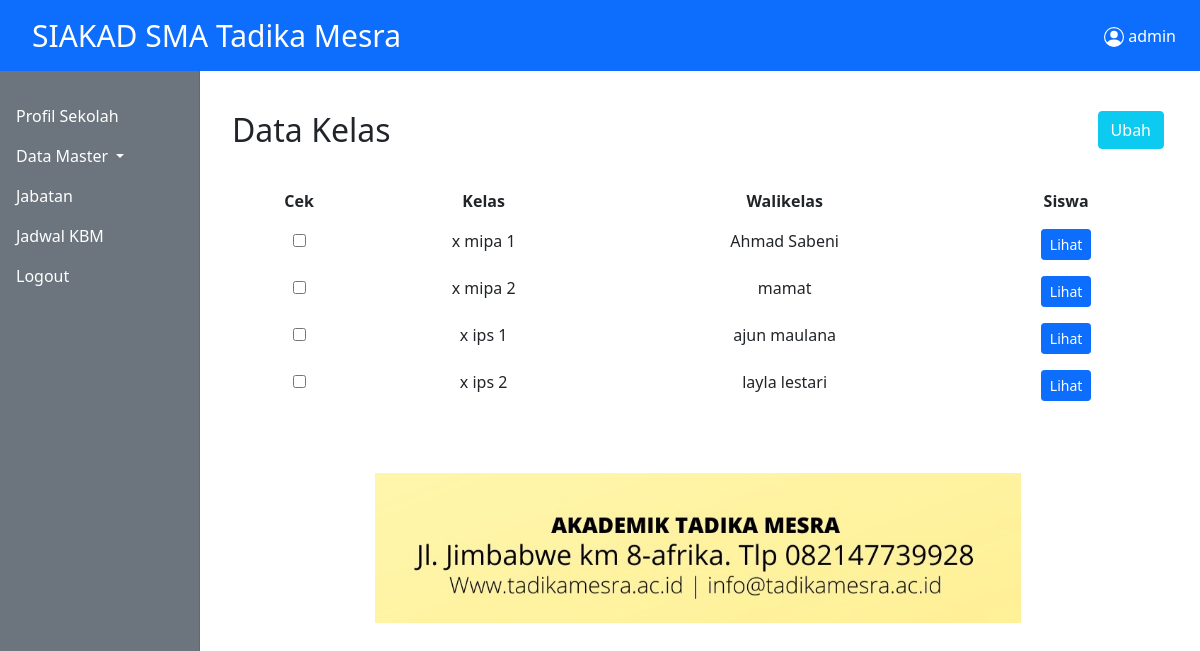
The app's page /admin/data-kelas.php (signed in) with its own data.
### tables this page shows
CREATE TABLE `data_kelas` (
  `id` int(11) NOT NULL,
  `kelas` varchar(50) NOT NULL,
  `walikelas` varchar(100) NOT NULL
);

### admin/data-kelas.php (the view, shortened to what this page needs)
<?php
include_once '../database/koneksi.php';
include_once '../templates/header.php';
$sql = "SELECT * FROM data_kelas";
$exec = mysqli_query($koneksi,$sql);
?>
<div class="col-12">
       <div class="row">
            <div class="col-3" style="width:25%;">
                <strong>  <h2>Data Kelas</h2>
                </strong>
				</div>
                <div class="col-9" style="width:75%; float:right;">
				<button type="button" class="btn btn-info" data-bs-toggle="modal" data-bs-target="#staticBackdrop" style="float:right; color:white;">
				Ubah
				</button>
				</div>
              </div>
              </div>
<br>
<div class="container">
		<div class="row">
			<table class="table table-borderless" style = "text-align:center;">
				<tr>
                    <th>Cek</th>
					<th>Kelas</th>
					<th>Walikelas</th>
                    <th>Siswa</th>
				</tr>
			<form action="" method="post">
			<?php while($rows = mysqli_fetch_assoc($exec)):?>
				<tr>
                <td><input type="checkbox" name="data[]" value=<?= $rows["id"]; ?>></td>
				<td><?= $rows["kelas"];?></td>
				<td><?= $rows["walikelas"];?></td>
				<td><a href="detail-kelas.php?kelas=<?= $rows["kelas"];?>" style="color: white; text-decoration:none;" class="btn btn-primary btn-sm">Lihat</a>
  				</li></td>
			<?php endwhile;?>
			</table>
		</div>
	</div>
<?php include_once '../templates/footer.php';?>

### records on screen
data_kelas: kelas "x mipa 1", walikelas "Ahmad Sabeni"
data_kelas: kelas "x mipa 2", walikelas "mamat"
data_kelas: kelas "x ips 1", walikelas "ajun maulana"
data_kelas: kelas "x ips 2", walikelas "layla lestari"

### other values on screen
$user "admin"
